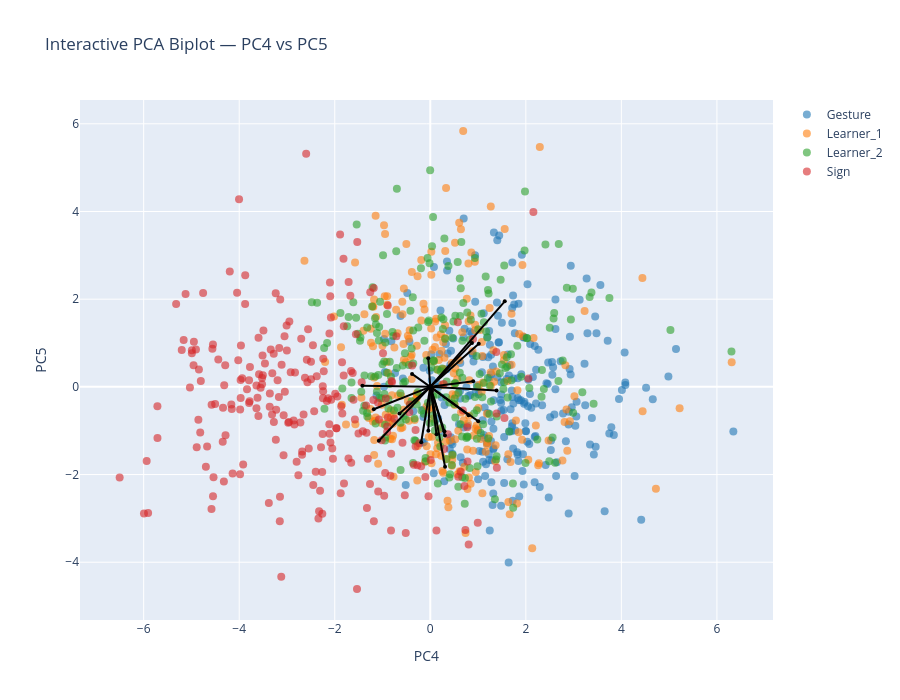

Notebook code cell kept with this figure:
### Markdown cell above
## P4-P5

### Code cell
interactive_PCA_biplot(score=x_new_GS, 
                       coeff=loadings_GS, 
                       labels=feature_names, 
                       y=y, 
                       selected_vars=selected_vars, 
                       pc_x=4, 
                       pc_y=5,
                       le=le,
                       show_labels=False)

### Figure 1 — Plotly figure (JSON) as saved in the notebook; plotly's stock layout.template omitted (floating-point values rounded to 4 significant figures; data arrays with more than 128 entries replaced by an {"elided": "..."} marker saying what was removed)
{"data": [{"hoverinfo": "text", "marker": {"color": "#1f77b4", "opacity": 0.6, "size": 8}, "mode": "markers", "name": "Gesture", "showlegend": true, "text": {"elided": "248 str values"}, "type": "scatter", "x": {"elided": "248 float values"}, "y": {"elided": "248 float values"}}, {"hoverinfo": "text", "marker": {"color": "#ff7f0e", "opacity": 0.6, "size": 8}, "mode": "markers", "name": "Learner_1", "showlegend": true, "text": {"elided": "244 str values"}, "type": "scatter", "x": {"elided": "244 float values"}, "y": {"elided": "244 float values"}}, {"hoverinfo": "text", "marker": {"color": "#2ca02c", "opacity": 0.6, "size": 8}, "mode": "markers", "name": "Learner_2", "showlegend": true, "text": {"elided": "240 str values"}, "type": "scatter", "x": {"elided": "240 float values"}, "y": {"elided": "240 float values"}}, {"hoverinfo": "text", "marker": {"color": "#d62728", "opacity": 0.6, "size": 8}, "mode": "markers", "name": "Sign", "showlegend": true, "text": {"elided": "239 str values"}, "type": "scatter", "x": {"elided": "239 float values"}, "y": {"elided": "239 float values"}}, {"hoverinfo": "text", "hovertext": "gross__variability__arm_speed_Gstd", "line": {"color": "black"}, "marker": {"size": 4}, "mode": "lines+markers", "showlegend": false, "textposition": "top center", "type": "scatter", "x": [0, 0.03362], "y": [0, -0.1084]}, {"hoverinfo": "text", "hovertext": "gross__magnitude__arm_speed_peak_mean", "line": {"color": "black"}, "marker": {"size": 4}, "mode": "lines+markers", "showlegend": false, "textposition": "top center", "type": "scatter", "x": [0, -0.3821], "y": [0, 0.2956]}, {"hoverinfo": "text", "hovertext": "gross__rhythm__arm_speed_peak_rate", "line": {"color": "black"}, "marker": {"size": 4}, "mode": "lines+markers", "showlegend": false, "textposition": "top center", "type": "scatter", "x": [0, 0.3092], "y": [0, -1.822]}, {"hoverinfo": "text", "hovertext": "gross__rhythm__arm_speed_mod_depth", "line": {"color": "black"}, "marker": {"size": 4}, "mode": "lines+markers", "showlegend": false, "textposition": "top center", "type": "scatter", "x": [0, -1.421], "y": [0, 0.02731]}, {"hoverinfo": "text", "hovertext": "gross__magnitude__arm_acc_Gmean", "line": {"color": "black"}, "marker": {"size": 4}, "mode": "lines+markers", "showlegend": false, "textposition": "top center", "type": "scatter", "x": [0, -1.183], "y": [0, -0.51]}, {"hoverinfo": "text", "hovertext": "gross__variability__arm_acc_Gstd", "line": {"color": "black"}, "marker": {"size": 4}, "mode": "lines+markers", "showlegend": false, "textposition": "top center", "type": "scatter", "x": [0, -0.04072], "y": [0, -1.002]}, {"hoverinfo": "text", "hovertext": "gross__magnitude__arm_acc_peak_mean", "line": {"color": "black"}, "marker": {"size": 4}, "mode": "lines+markers", "showlegend": false, "textposition": "top center", "type": "scatter", "x": [0, -0.6451], "y": [0, -0.6093]}, {"hoverinfo": "text", "hovertext": "gross__rhythm__arm_acc_mod_depth", "line": {"color": "black"}, "marker": {"size": 4}, "mode": "lines+markers", "showlegend": false, "textposition": "top center", "type": "scatter", "x": [0, -1.077], "y": [0, -1.229]}, {"hoverinfo": "text", "hovertext": "gross__rhythm__band1_band_power_totalarm", "line": {"color": "black"}, "marker": {"size": 4}, "mode": "lines+markers", "showlegend": false, "textposition": "top center", "type": "scatter", "x": [0, -0.04248], "y": [0, 0.6548]}, {"hoverinfo": "text", "hovertext": "gross__magnitude__bbmv_arms_total", "line": {"color": "black"}, "marker": {"size": 4}, "mode": "lines+markers", "showlegend": false, "textposition": "top center", "type": "scatter", "x": [0, 1.559], "y": [0, 1.951]}, {"hoverinfo": "text", "hovertext": "fine__handshape__fingertip_spread_mean", "line": {"color": "black"}, "marker": {"size": 4}, "mode": "lines+markers", "showlegend": false, "textposition": "top center", "type": "scatter", "x": [0, 0.1303], "y": [0, -1.083]}, {"hoverinfo": "text", "hovertext": "fine__variability__fingertip_spread_std", "line": {"color": "black"}, "marker": {"size": 4}, "mode": "lines+markers", "showlegend": false, "textposition": "top center", "type": "scatter", "x": [0, 0.296], "y": [0, -1.014]}, {"hoverinfo": "text", "hovertext": "fine__handshape__thumb_index_mean", "line": {"color": "black"}, "marker": {"size": 4}, "mode": "lines+markers", "showlegend": false, "textposition": "top center", "type": "scatter", "x": [0, 0.3068], "y": [0, -1.11]}, {"hoverinfo": "text", "hovertext": "fine__variability__thumb_index_std", "line": {"color": "black"}, "marker": {"size": 4}, "mode": "lines+markers", "showlegend": false, "textposition": "top center", "type": "scatter", "x": [0, 1.015], "y": [0, 0.981]}, {"hoverinfo": "text", "hovertext": "fine__handshape__mcp_tip_mean", "line": {"color": "black"}, "marker": {"size": 4}, "mode": "lines+markers", "showlegend": false, "textposition": "top center", "type": "scatter", "x": [0, 1.004], "y": [0, -0.7842]}, {"hoverinfo": "text", "hovertext": "fine__variability__mcp_tip_std", "line": {"color": "black"}, "marker": {"size": 4}, "mode": "lines+markers", "showlegend": false, "textposition": "top center", "type": "scatter", "x": [0, 1.387], "y": [0, -0.0824]}, {"hoverinfo": "text", "hovertext": "fine__handshape__thumb_opposition_mean", "line": {"color": "black"}, "marker": {"size": 4}, "mode": "lines+markers", "showlegend": false, "textposition": "top center", "type": "scatter", "x": [0, -0.1904], "y": [0, -1.263]}, {"hoverinfo": "text", "hovertext": "fine__handshape__handshape_size_mean", "line": {"color": "black"}, "marker": {"size": 4}, "mode": "lines+markers", "showlegend": false, "textposition": "top center", "type": "scatter", "x": [0, 0.8011], "y": [0, -0.6471]}, {"hoverinfo": "text", "hovertext": "fine__variability__handshape_size_std", "line": {"color": "black"}, "marker": {"size": 4}, "mode": "lines+markers", "showlegend": false, "textposition": "top center", "type": "scatter", "x": [0, 0.8984], "y": [0, 0.1287]}, {"hoverinfo": "text", "hovertext": "fine__variability__handshape_variability", "line": {"color": "black"}, "marker": {"size": 4}, "mode": "lines+markers", "showlegend": false, "textposition": "top center", "type": "scatter", "x": [0, 0.8729], "y": [0, 1.003]}], "layout": {"height": 700, "hovermode": "closest", "title": {"text": "Interactive PCA Biplot — PC4 vs PC5"}, "width": 900, "xaxis": {"title": {"text": "PC4"}}, "yaxis": {"title": {"text": "PC5"}}}}
